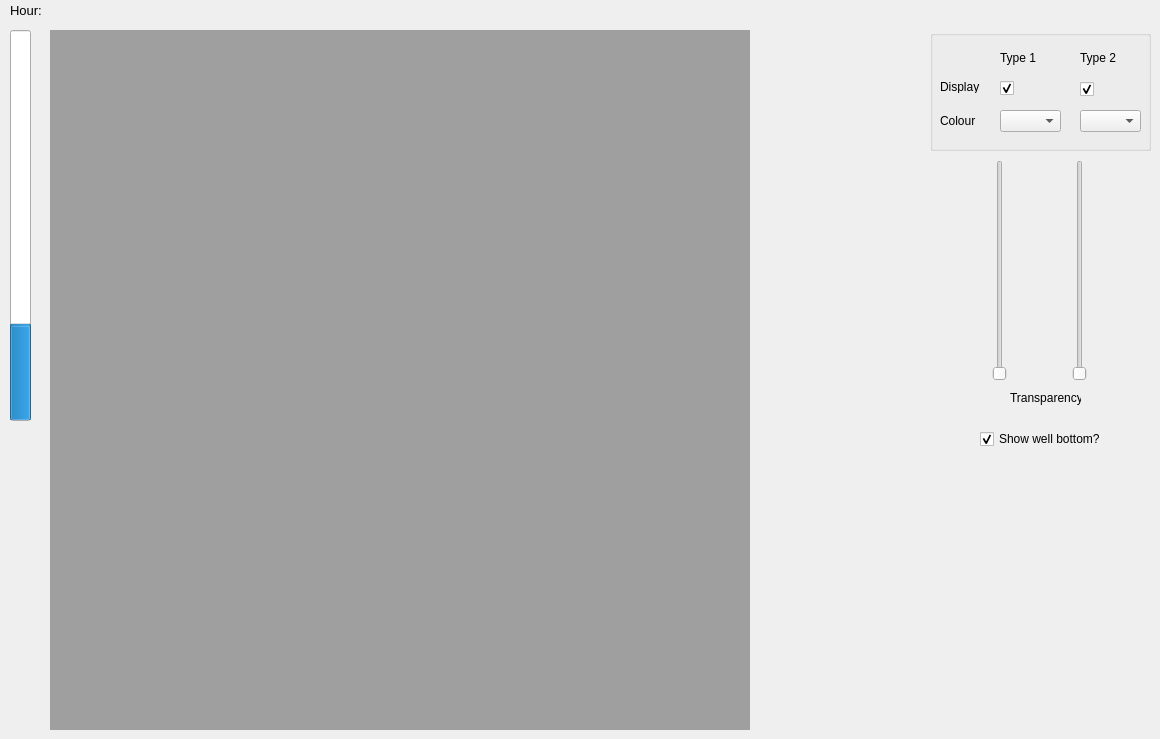
      <widget class="QWidget" name="page_3D">
       <widget class="QMdiArea" name="mdiArea_VTK">
        <property name="geometry">
         <rect>
          <x>50</x>
          <y>30</y>
          <width>700</width>
          <height>700</height>
         </rect>
        </property>
       </widget>
       <widget class="QProgressBar" name="progressBar">
        <property name="geometry">
         <rect>
          <x>10</x>
          <y>30</y>
          <width>21</width>
          <height>391</height>
         </rect>
        </property>
        <property name="value">
         <number>24</number>
        </property>
        <property name="orientation">
         <enum>Qt::Vertical</enum>
        </property>
       </widget>
       <widget class="QLabel" name="alabel_hour">
        <property name="geometry">
         <rect>
          <x>10</x>
          <y>0</y>
          <width>46</width>
          <height>20</height>
         </rect>
        </property>
        <property name="font">
         <font>
          <pointsize>10</pointsize>
         </font>
        </property>
        <property name="text">
         <string>Hour:</string>
        </property>
       </widget>
       <widget class="QLabel" name="hour_display">
        <property name="geometry">
         <rect>
          <x>50</x>
          <y>0</y>
          <width>46</width>
          <height>20</height>
         </rect>
        </property>
        <property name="font">
         <font>
          <pointsize>10</pointsize>
         </font>
        </property>
        <property name="text">
         <string/>
        </property>
       </widget>
       <widget class="QGroupBox" name="groupBox_display">
        <property name="geometry">
         <rect>
          <x>930</x>
          <y>30</y>
          <width>221</width>
          <height>121</height>
         </rect>
        </property>
        <property name="title">
         <string/>
        </property>
        <widget class="QComboBox" name="comboBox_CELLCOLOUR_2">
         <property name="geometry">
          <rect>
           <x>150</x>
           <y>80</y>
           <width>61</width>
           <height>22</height>
          </rect>
         </property>
         <property name="currentIndex">
          <number>-1</number>
         </property>
        </widget>
        <widget class="QCheckBox" name="checkBox_CELLDISPLAY_2">
         <property name="geometry">
          <rect>
           <x>150</x>
           <y>50</y>
           <width>16</width>
           <height>18</height>
          </rect>
         </property>
         <property name="text">
          <string/>
         </property>
         <property name="checked">
          <bool>true</bool>
         </property>
        </widget>
        <widget class="QLabel" name="alabel_display">
         <property name="geometry">
          <rect>
           <x>10</x>
           <y>50</y>
           <width>46</width>
           <height>13</height>
          </rect>
         </property>
         <property name="text">
          <string>Display</string>
         </property>
        </widget>
        <widget class="QCheckBox" name="checkBox_CELLDISPLAY_1">
         <property name="geometry">
          <rect>
           <x>70</x>
           <y>50</y>
           <width>16</width>
           <height>16</height>
          </rect>
         </property>
         <property name="text">
          <string/>
         </property>
         <property name="checked">
          <bool>true</bool>
         </property>
        </widget>
        <widget class="QLabel" name="alabel_display_1">
         <property name="geometry">
          <rect>
           <x>70</x>
           <y>20</y>
           <width>41</width>
           <height>16</height>
          </rect>
         </property>
         <property name="text">
          <string>Type 1</string>
         </property>
        </widget>
        <widget class="QLabel" name="alabel_display_2">
         <property name="geometry">
          <rect>
           <x>150</x>
           <y>20</y>
           <width>41</width>
           <height>16</height>
          </rect>
         </property>
         <property name="text">
          <string>Type 2</string>
         </property>
        </widget>
        <widget class="QComboBox" name="comboBox_CELLCOLOUR_1">
         <property name="geometry">
          <rect>
           <x>70</x>
           <y>80</y>
           <width>61</width>
           <height>22</height>
          </rect>
         </property>
         <property name="currentIndex">
          <number>-1</number>
         </property>
        </widget>
        <widget class="QLabel" name="alabel_cellcolour">
         <property name="geometry">
          <rect>
           <x>10</x>
           <y>80</y>
           <width>51</width>
           <height>21</height>
          </rect>
         </property>
         <property name="text">
          <string>Colour</string>
         </property>
        </widget>
       </widget>
       <widget class="QSlider" name="verticalSliderTransparency1">
        <property name="enabled">
         <bool>true</bool>
        </property>
        <property name="geometry">
         <rect>
          <x>990</x>
          <y>160</y>
          <width>19</width>
          <height>221</height>
         </rect>
        </property>
        <property name="maximum">
         <number>100</number>
        </property>
        <property name="sliderPosition">
         <number>0</number>
        </property>
        <property name="orientation">
         <enum>Qt::Vertical</enum>
        </property>
       </widget>
       <widget class="QSlider" name="verticalSliderTransparency2">
        <property name="enabled">
         <bool>true</bool>
        </property>
        <property name="geometry">
         <rect>
          <x>1070</x>
          <y>160</y>
          <width>19</width>
          <height>221</height>
         </rect>
        </property>
        <property name="maximum">
         <number>100</number>
        </property>
        <property name="sliderPosition">
         <number>0</number>
        </property>
        <property name="orientation">
         <enum>Qt::Vertical</enum>
        </property>
       </widget>
       <widget class="QLabel" name="alabel_Transparency">
        <property name="geometry">
         <rect>
          <x>1010</x>
          <y>390</y>
          <width>71</width>
          <height>16</height>
         </rect>
        </property>
        <property name="text">
         <string>Transparency</string>
        </property>
       </widget>
       <widget class="QCheckBox" name="checkBox_show_bottom">
        <property name="geometry">
         <rect>
          <x>980</x>
          <y>430</y>
          <width>121</width>
          <height>18</height>
         </rect>
        </property>
        <property name="text">
         <string>Show well bottom?</string>
        </property>
        <property name="checked">
         <bool>true</bool>
        </property>
       </widget>
      </widget>
